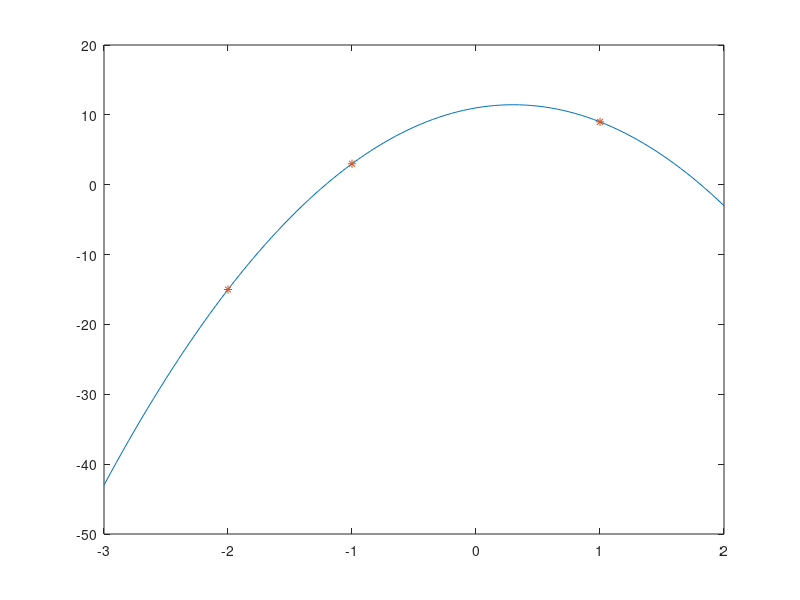

This chart was generated by the following MATLAB code:
x = [-2 -1 1];
y = [-15 3 9];
m = length(x)
d=y';

for j=2:m
  for i=1:m-(j-1)
    d(i,j) = (d(i+1, j-1) - d(i,j-1)) / (x(i+j-1) - x(i));
  endfor
endfor
for k=1:m
  c(k) = d(1,k)
endfor


t = [-3:.05:2];
p =0;

for k=1:m
   prod=1;
   for i=1:k-1
     prod=prod.*(t-x(i));
   end
   p = p + c(k)*prod;
end
plot(t, p,x,y, '*')
